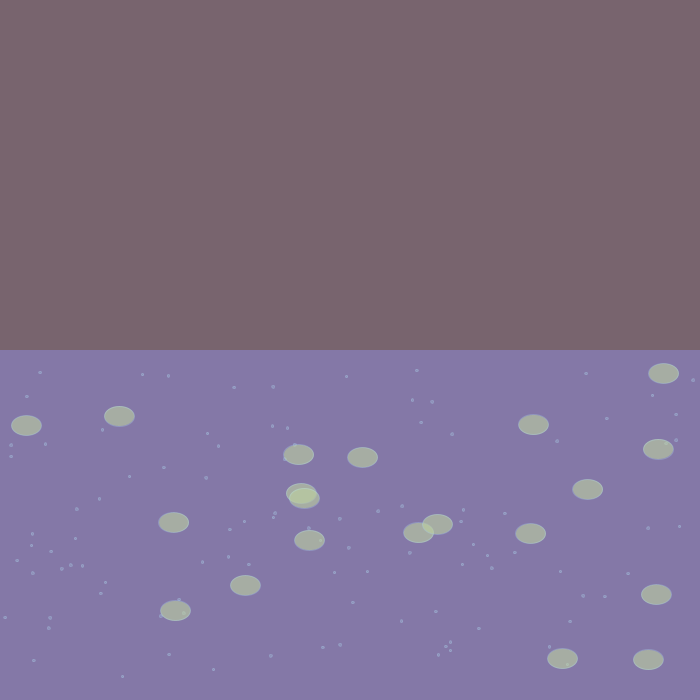
Frame 1 (no input)
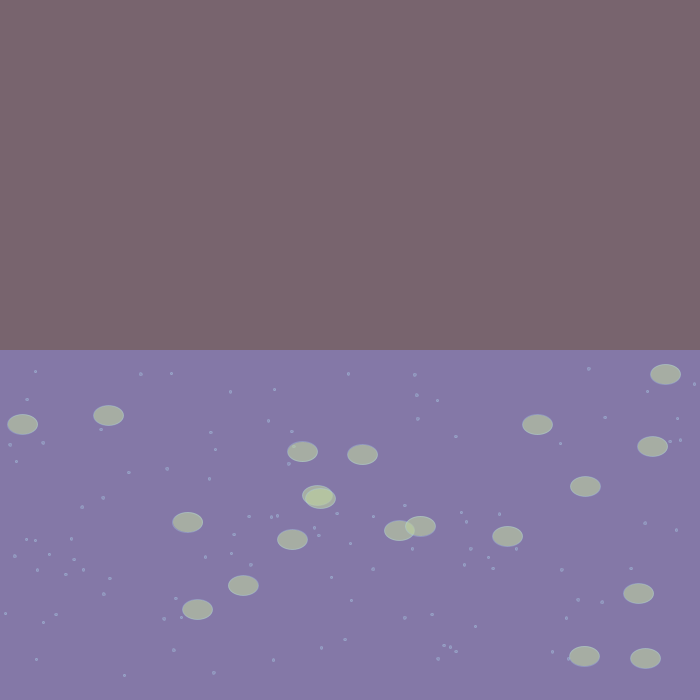
Frame 60 (the mouse pressed at the canvas centre just before this capture)
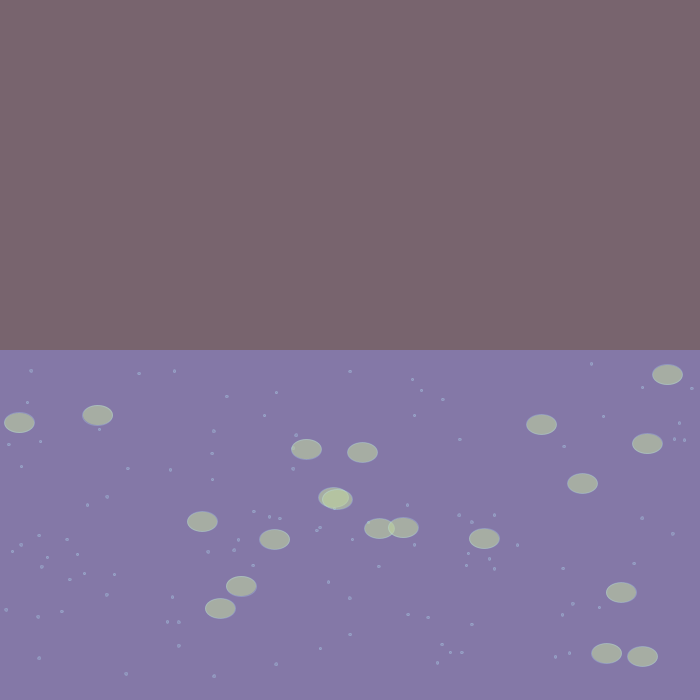
Frame 120 (the mouse held since frame 60 and released just before this capture)

The Processing sketch that drew these frames (run headless with seeded random() and noise(); from frame 60 on, the mouse is pressed at the canvas centre):

// Processing sketch: particleAssignF
// ── particleAssignF.pde
import java.util.Iterator;
//declaring MainParticle object (particle system)
MainParticle system;
//declaring Water object
Water fluid;
//declaring variables for array length
int bubLength = 100;
int orgLength = 20;
//creating arrays for Bubble objects and Organism objects
Bubble[] ball = new Bubble[bubLength];
Organism[] living = new Organism[orgLength];
//creating force to stir elements in water
PVector stir = new PVector(random(-0.05, 0.05), random(-0.5, 0.5));

void setup() {
  size(700, 700);
  //constructing Water object
  fluid = new Water(0, height/2, width, height/2, 0.01);
  //constructing Bubble and Organism objects
  for (int i = 0; i < ball.length; i++) {
    ball[i] = new Bubble(new PVector(random(width), random(370, 680)));
  }
  for (int i = 0; i < living.length; i++) {
    living[i] = new Organism();
  }
  //constructing MainParticle object
  system = new MainParticle(new PVector(random(50, 650), -10));
}

void draw() {
  background(120, 100, 110, 150);
  //display Water object
  fluid.display();
  for (int i = 0; i < ball.length; i++) { 
    //maintaining Bubble in Water 
    ball[i].checkEdges(fluid);
    //updating Bubble position
    ball[i].update();
    //display Bubble
    ball[i].display();
    //if spacebar pressed stir Bubble in Water
    if (keyPressed) {
      if (key == 32) {        
        ball[i].applyForce(stir);
        ball[i].acceleration.add(0, 0);
      }
    }
  }

  for (int i = 0; i < living.length; i++) {
    //maintaining Organism in Water 
    living[i].checkEdges(fluid);
    //updating Organism position
    living[i].update();
    //display Organism
    living[i].display();
    //if spacebar pressed stir Organism in Water
    if (keyPressed) {
      if (key == 32) {        
        living[i].applyForce(stir);
        living[i].acceleration.add(0, 0);
      }
    }
  }
  //add Food and Rock from arraylist in MainParticle class
  system.addFallingPart();
  //Iteration in arraylist
  system.run();
}
// ── Bubble.pde
class Bubble extends Particle {
  //declaring variable for color of stroke of Bubble
  color strokeB;

  Bubble(PVector newLoc) {
    //constructor from parent class taking position, fill color and acceleration
    super(newLoc.x, newLoc.y, color(170, 200, 225, 70), new PVector(random(-0.1, 0.1), random(-0.1, 0.1)));
    strokeB = color(180, 230, 250, 70);
  }

  void display() {
    stroke(strokeB);
    fill(colPart);
    ellipse(location.x, location.y, mass/2, mass/2);
  }
}
// ── Food.pde
class Food extends Particle {

  Food() {
    //constructor from parent class taking position, fill color and acceleration
    super(random(width/2-15, width/2+15), 0, color(230, 200, 130), new PVector(random(-0.01, 0.01), random(0.2, 0.5)));
  }

  void display() {
    noStroke();
    fill(colPart, solidity);
    triangle(location.x, location.y, location.x - mass, location.y + mass, location.x + mass, location.y + mass);
  }
}
// ── MainParticle.pde
class MainParticle {
  //creating arraylist of Particle to access any kind of particle
  ArrayList<Particle> aquarium;
  //declaring wind to apply on Particle when not in water
  PVector wind;



  MainParticle(PVector location) {
    aquarium = new ArrayList<Particle>();
    wind = new PVector(random(-0.004, 0.004), random(0.001));
  }

  void addFallingPart() {
    //if left mouse button is pressed, create Food particles in arraylist
    if (mousePressed && mouseButton == LEFT) {
      for (int i = 0; i < 10; i++) {
        aquarium.add(new Food());
      }
      //else if right mouse button is pressed, create Rock particles in arraylist
    } else if (mousePressed && mouseButton == RIGHT) {
      for (int i = 0; i < 10; i++) {
        aquarium.add(new Rock());
      }
    }
  }



  void run() {
    Iterator<Particle> it = aquarium.iterator();
    while (it.hasNext()) {
      Particle aquarium = it.next(); //[bold]
      aquarium.run();
      if (aquarium.isOut()) {
        it.remove();
      }
      //if Particle in the air, apply wind
      if (aquarium.isInWater(fluid) == false) {
        aquarium.applyForce(wind);
        aquarium.update();
      }
      //if Particle in Water, apply drag, decrease opacity of Food and keep Rock at bottom when it arrives
      if (aquarium.isInWater(fluid)) {
        aquarium.drag(fluid);
        aquarium.solidity -= 0.3;
        aquarium.bottom(fluid);
        //if spacebar is pressed, stir elements in Water
        if (keyPressed) {
          if (key == 32) {
            aquarium.applyForce(stir);
            aquarium.acceleration.add(0, 0);
          }
        }
      }
    }
  }
}
// ── Organism.pde
class Organism extends Particle {

  Organism() {
    //constructor from parent class taking position, fill color and acceleration
    super(random(width), random(370, 680), color(190, 210, 160, 150), new PVector(random(-0.4, 0.4), random(-0.05, 0.05)));
  }

  void display() {
    fill(colPart);
    ellipse(location.x, location.y, mass*6, mass*4);
  }
}
// ── Particle.pde
class Particle {
  //declaring variables for particle's location, velocity and acceleration
  PVector location;
  PVector velocity;
  PVector acceleration;
  //declaring variable for degradation of particle (opacity)
  float solidity;
  //declaring variable for size of particle
  float mass;
  //declaring variable for color of particle
  color colPart;

  Particle(float x, float y, color newCol, PVector newAcc) {
    //color, location and acceleration assigned to temp variable from constructor
    colPart = newCol;
    location = new PVector(x, y);
    acceleration = newAcc;
    velocity = new PVector(0, 0);
    //start off with full opacity
    solidity = 255;
    mass = 5;
  }

  void applyForce(PVector force) {
    PVector f = PVector.div(force, mass);
    acceleration.add(f);
  }

  //function calling function to update position and display particle
  void run() {
    update();
    display();
  }

  void update() {
    velocity.add(acceleration);
    location.add(velocity);

    acceleration.mult(0);
  }

  void display() {
    fill(colPart);
    ellipse(location.x, location.y, mass, mass);
  }

  //function to contain particle within water on canvas
  void checkEdges(Water r) {
    if (location.x > r.x + r.w - mass) {
      velocity.x *= -1;
    } else if (location.x < r.x + mass) {
      velocity.x *= -1;
    }

    if (location.y > r.y + r.h - mass) {
      velocity.y *= -1;
    } else if (location.y < r.y + mass) {
      velocity.y *= -1;
    }
  }

  //function to keep particle (Rock) at bottom when it arrives there
  void bottom(Water r) {
    if (location.x > r.x + r.w - mass*3) {
      velocity.x *= 0;
    } else if (location.x < r.x + mass*3) {
      velocity.x *= 0;
    }
    if (location.y > r.y + r.h - mass*3) {
      velocity.y *= 0;
    }
  }

  //function to drag particle (Food and Rock) when in Water
  void drag(Water r) {
    float speed = velocity.mag();
    float dragMagnitude = r.coe * speed * speed;

    PVector drag = velocity.get();
    drag.mult(-1);
    drag.normalize();

    drag.mult(dragMagnitude);

    applyForce(drag);
  }

  //function to check if particle is in Water 
  boolean isInWater(Water r) {
    if (location.x > r.x && location.x < r.x+r.w && location.y > r.y && location.y < r.y+r.h) {
      return true;
    } else {
      return false;
    }
  }

  //function to check if particle (Food) has dissolved
  boolean isOut() {
    if (solidity < 0.0) {
      return true;
    } else {
      return false;
    }
  }
}
// ── Rock.pde
class Rock extends Particle {

  Rock() {
    //constructor from parent class taking position, fill color and acceleration
    super(random(width/2-15, width/2+15), -10, color(85, 115, 100), new PVector(random(-0.01, 0.01), random(0.5, 0.8)));
  }


  void display() {
    stroke(125);
    fill(colPart);
    rect(location.x, location.y, mass*3, mass*3);
  }


  //function to keep Rock at same opacity while Food is dissolving
  boolean isOut() {
    if (solidity < 0.0) {
      return false;
    } else {
      return false;
    }
  }
}
// ── Water.pde
class Water {
  //declaring variable for position and size of Water rectangle
  float x, y, w, h;
  //declaring coefficient for drag function
  float coe;

  Water(float newX, float newY, float newW, float newH, float newCoe) {
    //variables assigned to temp variable from constructor
    x = newX;
    y = newY;
    w = newW;
    h = newH;
    coe = newCoe;
  }

  void display() {
    noStroke();
    fill(150, 150, 255, 100);
    rect(x, y, w, h);
  }
}
